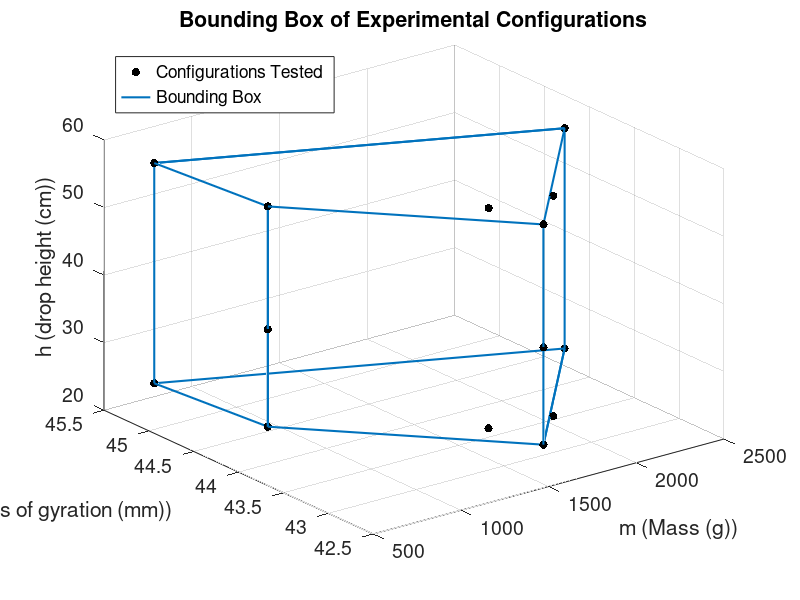

Source code (MATLAB):
load configurations_03_22_trimmed;

drop_height=[23.3,26.6,29.9,33.5,37.7,41.3,45.2,48.7,52.8,55.9]; % cm
passes=[];
mass=[];
r=[];
h_ID=[];

for m=1:length(combinedConfigurations_03_22)
    passes=[passes combinedConfigurations_03_22(m).passes];
    for n=1:combinedConfigurations_03_22(m).total_runs
        mass=[mass combinedConfigurations_03_22(m).m];
        r=[r combinedConfigurations_03_22(m).r];
        h_ID=[h_ID combinedConfigurations_03_22(m).h];
    end
end

h_actual=zeros(size(h_ID));
for m=1:length(h_actual)
    h_actual(m)=drop_height(h_ID(m));
end

scatter3(mass,r,h_actual,'filled','MarkerFaceColor','k');


boundingBox1=...
    [
        716.5,45.3632,23.3;
        716.5,45.3632,55.9;
        785.7,44.2322,55.9;
        785.7,44.2322,23.3;
        716.5,45.3632,23.3;
        2460.7,44.1993,23.3;
        2460.7,44.1993,55.9;
        716.5,45.3632,55.9;
        2460.7,44.1993,55.9;
        1633.9,42.8197,55.9;
        1633.9,42.8197,23.3;
        2460.7,44.1993,23.3;
        1633.9,42.8197,23.3;
        785.7,44.2322,23.3;
        785.7,44.2322,55.9;
        1633.9,42.8197,55.9;
    ];

line(boundingBox1(1:size(boundingBox1,1),1),boundingBox1(1:size(boundingBox1,1),2),...
    boundingBox1(1:size(boundingBox1,1),3),'LineWidth',1.5);

l=legend('Configurations Tested','Bounding Box');
set(l,'Location','Northwest');

title('Bounding Box of Experimental Configurations');
xlabel('m (Mass (g))');
ylabel('r_g (Radius of gyration (mm))');
zlabel('h (drop height (cm))');
set(gca,'FontSize',14);